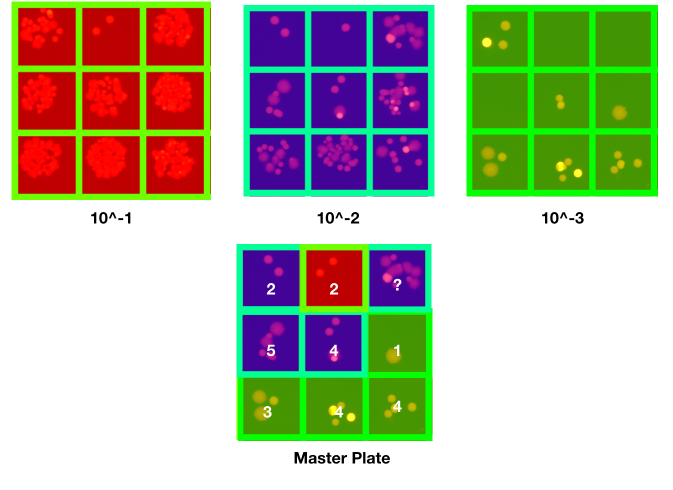
#> input picture MainBacteria-master/Concept.png, 1345 x 979 px, given in place of 1.png, which was not available (shown at 1/2 size)
$ python ResizeLCM+CSZD.py
#> lines starting #> are read from the running program, lines starting #| are printed output that depends on the picture

from os import remove
import cv2


photolist = ['1.png','2.png','3.png']


def myround(x, base):
   return base * round(x/base)

hw = []

for photo in photolist:
   img = cv2.imread(photo, cv2.IMREAD_UNCHANGED)
#> img is the input picture: shape (979, 1345, 4); mean B, G, R, A 162.2, 185.8, 181.1, 255
   height,width = img.shape[:2]
#> height = 979; width = 1345
   hw = hw + [(height,width)]
#> hw = [(979, 1345)]
#> pass 2 of the loop `for photo in photolist:`:
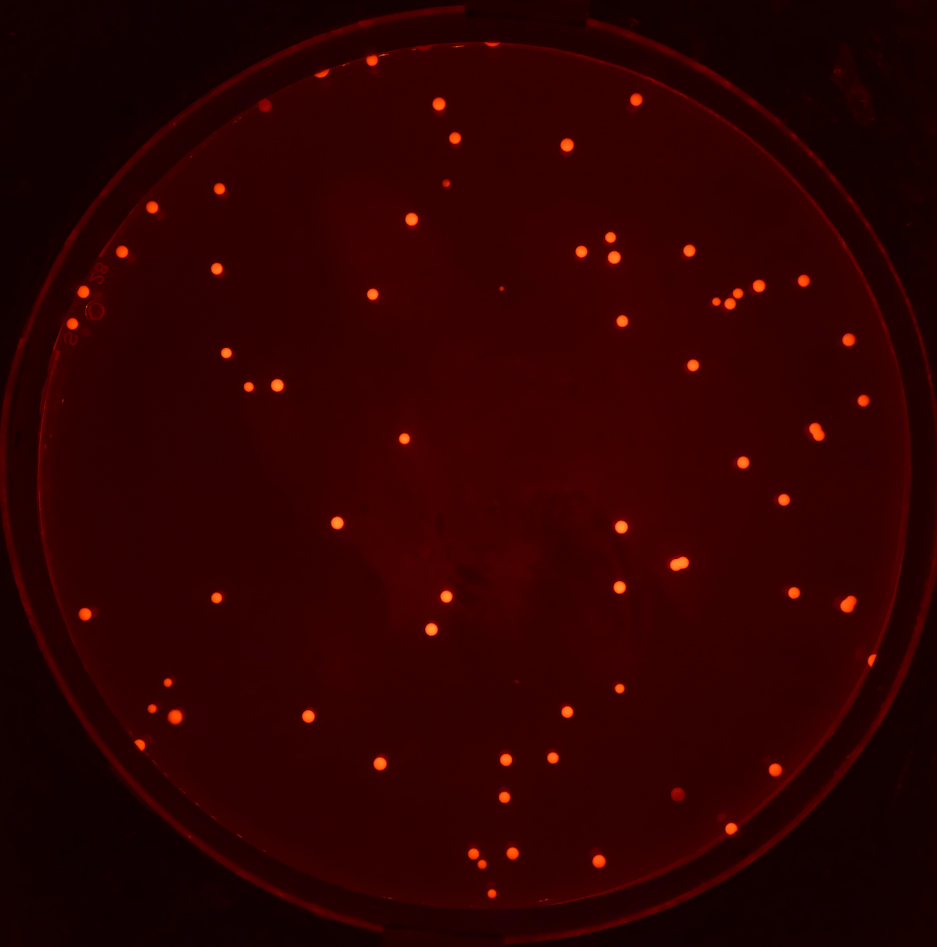
#> input picture MainBacteria-master/G.png, 937 x 947 px, given in place of 2.png, which was not available
#> img is the input picture: shape (947, 937, 4); mean B, G, R, A 0.5, 0.7, 46.4, 255
#> pass 3 of the loop `for photo in photolist:`:
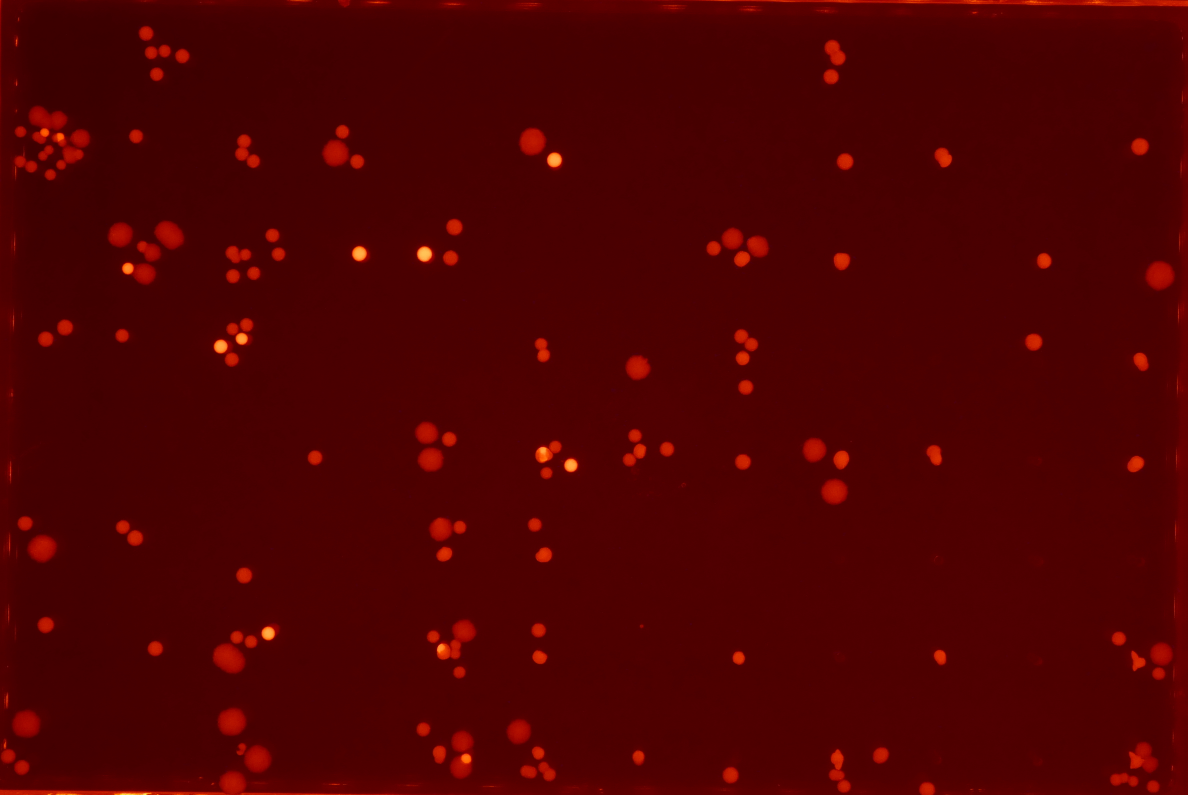
#> input picture MainBacteria-master/3.png, 3563 x 2385 px (shown at 1/3 size)
#> img is the input picture: shape (2385, 3563, 3); mean B, G, R 0.7, 0.9, 79.1

print(hw)
#| [(979, 1345), (947, 937), (2385, 3563)]
for photo in photolist :
   if photo.endswith(".png"):
      oldimg = cv2.imread(photo, cv2.IMREAD_UNCHANGED)
      img = cv2.resize(oldimg,(hw[0][1], hw[0][0]))
      height,width = img.shape[:2]
#> height = 979; width = 1345

      heightR = myround(height,8)
#> heightR = 976
      widthR  = myround(width,12)
#> widthR = 1344


      name = 'LCM + CSZD' + photo

      ires = cv2.resize(img,(widthR, heightR))
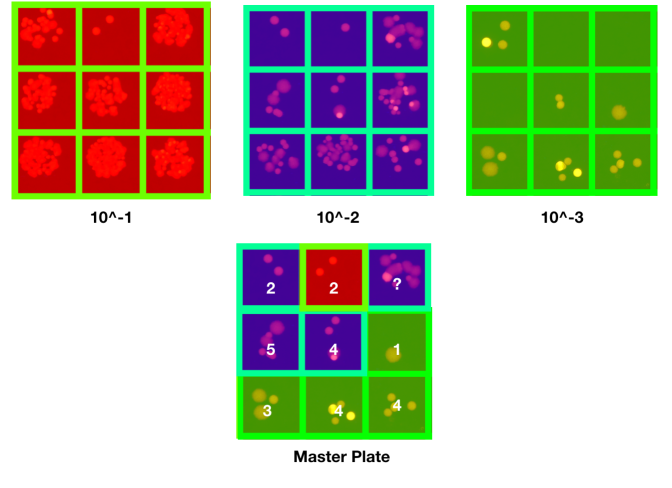
#> ires: shape (976, 1344, 4) (shown at 1/2 size); mean B, G, R, A 162.2, 185.8, 181.1, 255
      cv2.imwrite(name,ires)


   else:
      continue
#> pass 2 of the loop `for photo in photolist :`:
#> `img = cv2.resize(oldimg,(hw[0][1], hw[0][0]))`:
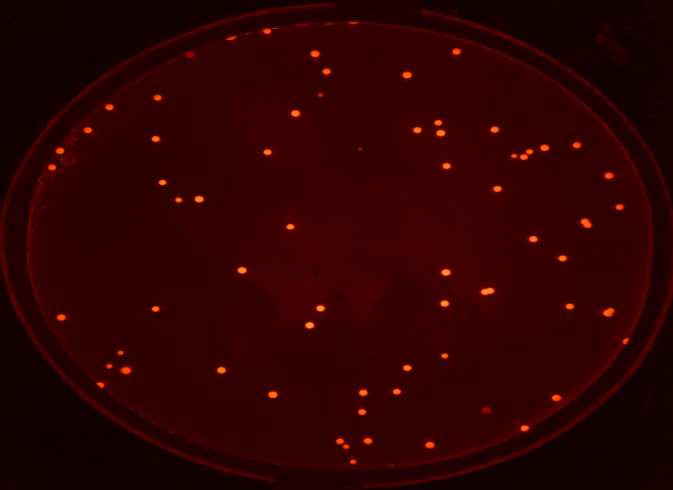
#> img: shape (979, 1345, 4) (shown at 1/2 size); mean B, G, R, A 0.5, 0.7, 46.3, 255
#> pass 3 of the loop `for photo in photolist :`:
#> `img = cv2.resize(oldimg,(hw[0][1], hw[0][0]))`:
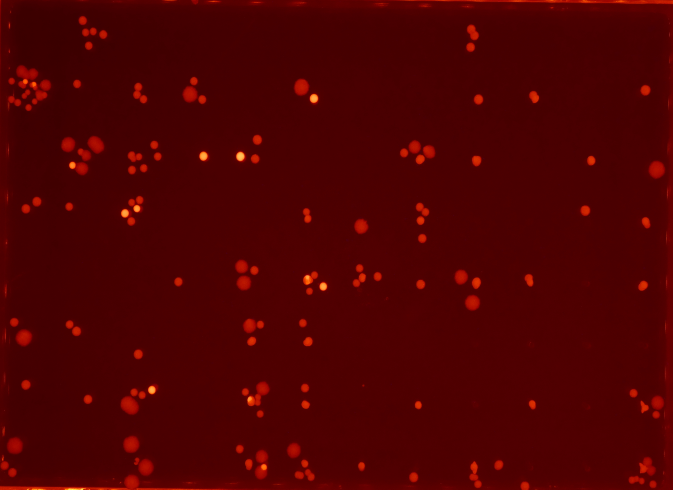
#> img: shape (979, 1345, 3) (shown at 1/2 size); mean B, G, R 0.6, 0.9, 79
#> ires: shape (976, 1344, 3)
